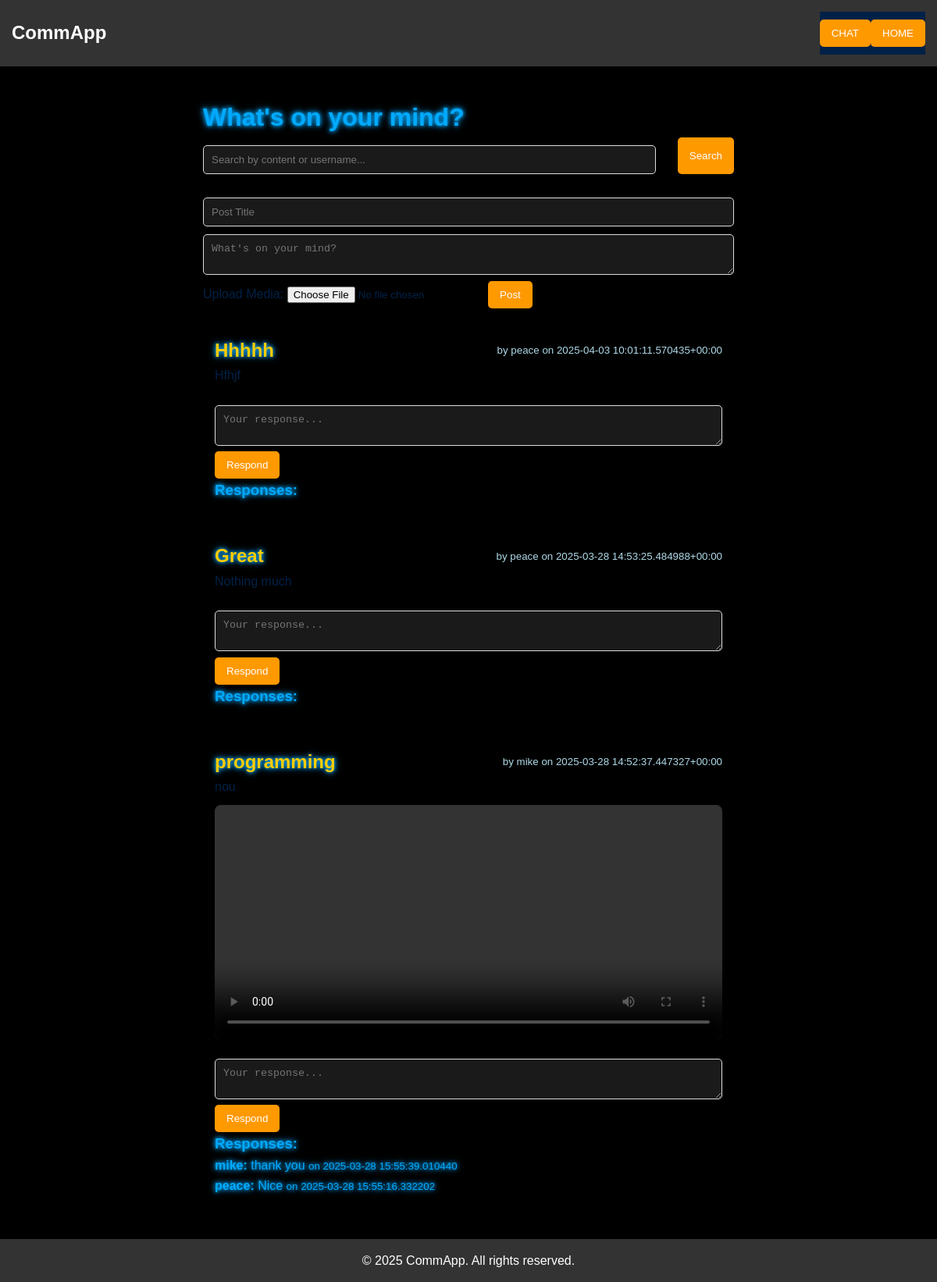
The app's page /community with its own data.
### tables this page shows
CREATE TABLE posts (
        id INTEGER PRIMARY KEY AUTOINCREMENT,
        username TEXT NOT NULL,
        title TEXT NOT NULL,
        content TEXT,
        media_filename TEXT,
        media_type TEXT,
        timestamp TIMESTAMP DEFAULT CURRENT_TIMESTAMP
    );

CREATE TABLE responses (
        id INTEGER PRIMARY KEY AUTOINCREMENT,
        post_id INTEGER NOT NULL,
        username TEXT NOT NULL,
        content TEXT NOT NULL,
        timestamp TIMESTAMP DEFAULT CURRENT_TIMESTAMP,
        FOREIGN KEY (post_id) REFERENCES posts (id)
    );

### feature.py (the view)
@app.route('/community', methods=['GET'])
def community():
    conn = connect_db()
    conn.row_factory = sqlite3.Row  # Rows act like dictionaries
    cursor = conn.cursor()
    search_query = request.args.get('search', '').strip()
    cursor.execute('''
        SELECT p.*, r.username AS response_username, r.content AS response_content, r.timestamp AS response_timestamp
        FROM posts p
        LEFT JOIN responses r ON p.id = r.post_id
        ORDER BY p.timestamp DESC
    ''')
    rows = cursor.fetchall()
    posts = {}
    for row in rows:
        post_id = row['id']
        if post_id not in posts:
            post = dict(row)
            try:
                post['timestamp'] = datetime.datetime.strptime(post['timestamp'], '%Y-%m-%d %H:%M:%S')
            except Exception as e:
                print("Timestamp conversion error:", e)
            post['responses'] = []  # Initialize responses list
            posts[post_id] = post
        if row['response_username'] is not None:
            response = {
                'username': row['response_username'],
                'content': row['response_content'],
                'timestamp': row['response_timestamp']
            }
            posts[post_id]['responses'].append(response)
    posts = list(posts.values())
    if search_query:
        posts = [
            post for post in posts
            if search_query.lower() in post['content'].lower() or
               search_query.lower() in post['username'].lower()
        ]
    conn.close()
    return render_template('community.html', posts=posts, search_query=search_query)

### feature.py (called while the page is built)
def connect_db():
    return sqlite3.connect('mydatabase.db')

### template/community.html (shortened to what this page needs)
<!DOCTYPE html>
<html lang="en">
<head>
    <link rel="stylesheet" href="{{ url_for('static', filename='css/about.css') }}">
</head>
<body>
    <header>
        <div class="logo">CommApp</div>
        <nav>
            <ul>
                <button onclick="window.location.href='/chatbox'">CHAT</button>
                <button onclick="window.location.href='/home1'">HOME</button>
            </ul>
        </nav>
    </header>
    <div class="container">
        <h1>What's on your mind?</h1>
        <div class="search-bar">
            <input type="text" id="search" placeholder="Search by content or username..." onkeyup="filterPosts()">
            <button onclick="filterPosts()">Search</button>
        </div>
        <form action="{{ url_for('post') }}" method="POST" enctype="multipart/form-data">
            <input type="text" name="title" placeholder="Post Title" required>
            <textarea name="content" placeholder="What's on your mind?" required></textarea>
            <label>Upload Media:</label>
            <input type="file" name="media" accept="image/*,video/*">
            <button type="submit">Post</button>
        </form>
        <div class="posts" id="posts">
            {% for post in posts %}
                <div class="post-container" data-username="{{ post.username }}" data-content="{{ post.content }}">
                    <div class="post-header">
                        <h2>{{ post.title }}</h2>
                        <small>by {{ post.username }} on {{ post.timestamp }}</small>
                    </div>
                    <p>{{ post.content }}</p>
                    {% if post.media_filename %}
                        {% if post.media_type == 'image' %}
                            <img src="{{ url_for('static', filename='img/' + post.media_filename) }}" alt="Post Image" class="post-image">
                        {% elif post.media_type == 'video' %}
                            <video controls class="post-video">
                                <source src="{{ url_for('static', filename='video/' + post.media_filename) }}" type="video/mp4">
                            </video>
                        {% endif %}
                    {% endif %}
                    <form action="{{ url_for('respond', post_id=post.id) }}" method="POST">
                        <textarea name="response" placeholder="Your response..." required></textarea>
                        <button type="submit">Respond</button>
                    </form>
                    <div class="responses">
                        <h3>Responses:</h3>
                        {% for response in post.responses %}
                            <p><strong>{{ response.username }}:</strong> {{ response.content }}
                               <small>on {{ response.timestamp }}</small></p>
                        {% endfor %}
                    </div>
                </div>
            {% else %}
                <p>No posts found.</p>
            {% endfor %}
        </div>
    </div>
    <footer>
        <p>&copy; 2025 CommApp. All rights reserved.</p>
    </footer>
</body>
</html>

### static/css/about.css (style rules this page uses)
:root { --color-navy: #002147; --color-gold: #FFD700; --color-light-grey: #F5F5F5; --color-deep-blue: #1f2641; --color-white: #fff; --color-medium-grey: #222; --highlight-gold: #f4b400; --shadow-color: rgba(0, 33, 71, 0.4); --background-gradient: linear-gradient(290deg, var(--color-navy), var(--color-deep-blue), var(--color-light-grey), var(--color-gold)); --color-accent: linear-gradient(to right, var(--color-navy), var(--color-gold)); }
* { margin: 0; padding: 0; box-sizing: border-box; }
body { font-family: Arial, sans-serif; line-height: 1.6; background-color: var(--color-light-grey); color: var(--color-navy); }
header { background: var(--color-navy); color: var(--color-white); padding: 20px; text-align: center; }
nav { background: var(--color-navy); padding: 10px 0; text-align: center; }
footer { text-align: center; padding: 15px 0; margin-top: 30px; background-color: var(--color-navy); }
footer p { margin: 0; color: var(--color-white); }

### template/community.html (style rules this page uses)
body { font-family: Arial, sans-serif; background-color: #000; margin: 0; padding: 0; }
header { background: #333; color: white; padding: 15px; text-align: center; display: flex; justify-content: space-between; align-items: center; }
.logo { font-size: 24px; font-weight: bold; }
nav ul { list-style: none; display: flex; padding: 0; }
.container { width: 60%; margin: 20px auto; padding: 20px; background: rgba(0, 0, 0, 0.8); border-radius: 8px; box-shadow: 0px 4px 8px rgba(0, 0, 0, 0.5); }
.search-bar { margin-bottom: 20px; display: flex; justify-content: space-between; }
.search-bar input[type="text"] { width: calc(100% - 100px); padding: 10px; border-radius: 5px; border: 1px solid #ddd; background: rgba(255, 255, 255, 0.1); color: white; }
.search-bar button { background: #ff9900; color: white; padding: 10px 15px; border: none; border-radius: 5px; cursor: pointer; transition: background 0.3s; }
.post-container { background: rgba(0, 0, 0, 0.7); padding: 15px; margin-top: 20px; border-radius: 8px; box-shadow: 0px 2px 5px rgba(0, 0, 0, 0.3); display: flex; flex-direction: column; }
.post-header { display: flex; justify-content: space-between; align-items: center; }
.post-header h2 { margin: 0; color: #ffcc00; }
.post-header small { color: lightblue; }
.post-image, .post-video { width: 100%; max-height: 300px; object-fit: cover; border-radius: 8px; margin-top: 10px; }
form { margin-top: 15px; }
textarea, input[type="text"] { width: 100%; padding: 10px; margin-top: 10px; border-radius: 5px; border: 1px solid #ddd; background: rgba(255, 255, 255, 0.1); color: white; }
button { background: #ff9900; color: white; padding: 10px 15px; border: none; border-radius: 5px; cursor: pointer; transition: background 0.3s; }
footer { text-align: center; padding: 15px; background: #333; color: white; margin-top: 20px; }
h1, h2, h3 { color: #00aaff; text-shadow: 0 0 5px #00aaff, 0 0 10px #00aaff; }
.responses p { color: #00aaff; text-shadow: 0 0 5px #00aaff, 0 0 10px #00aaff; }

### records on screen
posts: title "Hhhhh", username "peace", timestamp "2025-04-03 10:01:11.570435+00:00", content "Hfhjf"
posts: title "Great", username "peace", timestamp "2025-03-28 14:53:25.484988+00:00", content "Nothing much"
responses: title "programming", username "mike", timestamp "2025-03-28 14:52:37.447327+00:00", content "nou", content "thank you", timestamp "2025-03-28 15:55:39.010440"
responses: username "peace", content "Nice", timestamp "2025-03-28 15:55:16.332202"
